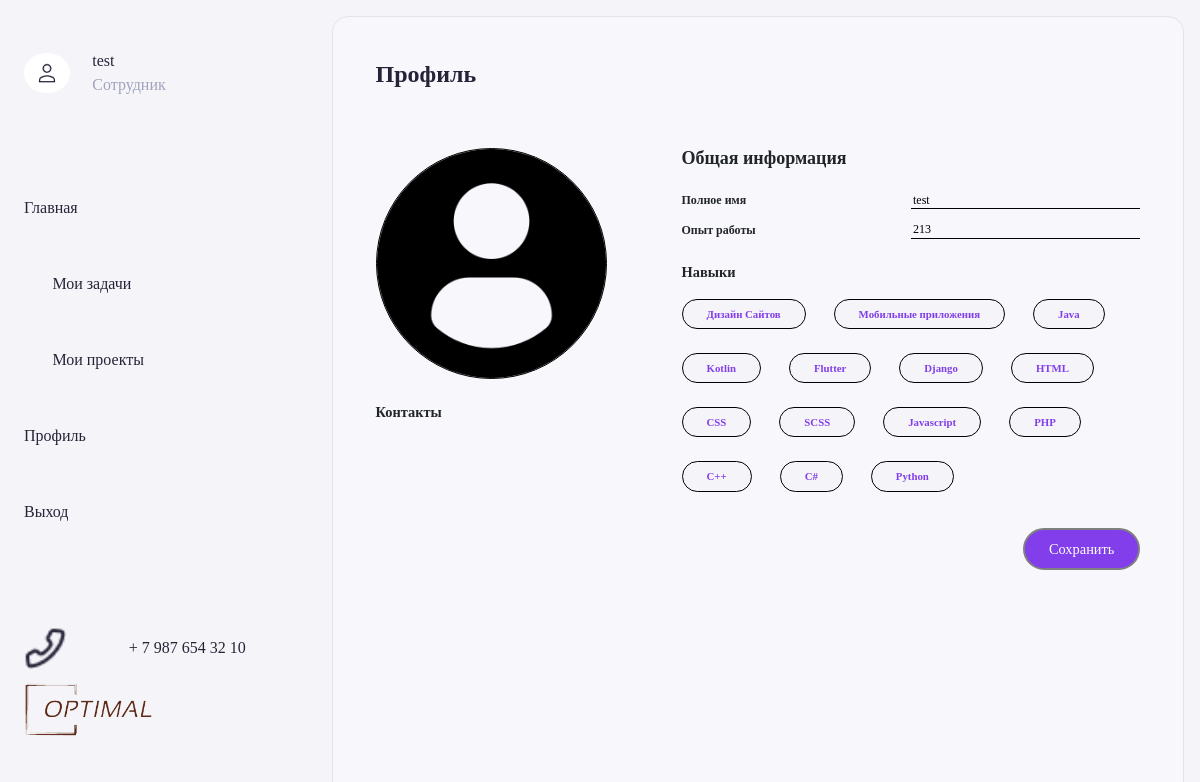
The page /settings (signed in) on the database its author committed.
### main/models.py (models this page shows, shortened)
class User(AbstractUser):
    full_name = models.TextField(default='', blank=True)
    work_experience = models.TextField(default='', blank=True)
    telegram = models.TextField(default='', blank=True)
    vk = models.TextField(default='', blank=True)
    phone = models.TextField(default='', blank=True)
    email = models.TextField(default='', blank=True)
    role = models.ForeignKey(Role, on_delete=models.CASCADE, blank=True, null=True, default=Role.objects.filter(name="user").first().pk)
    password = models.TextField(blank=True, null=True)
    image = models.FileField(storage=ClientDocsStorage(), blank=True, null=True)
    technologies = models.ManyToManyField(Technology, blank=True)

class Technology(models.Model):
    name = models.TextField(default='')

### main/views.py (the view, shortened to what this page needs)
# urls.py: path('settings', views.SettingsView.as_view(), name='settings'),
class SettingsView(View):
    template_name = "settings.html"
    def get(self, request, *args, **kwargs):
        current_user = get_current_user(request)
        if not current_user:
            return redirect(reverse("main:login"))
        return render(request, self.template_name, {
            "current_user": current_user,
        })

### main/modules/functions.py (called while the page is built)
def get_or_none(classmodel, **kwargs):
    try:
        return classmodel.objects.get(**kwargs)
    except Exception:
        return None

def get_current_user(request):
    try:
        return get_or_none(User, id=request.session["user"])
    except:
        return None

### main/templates/settings.html (shortened to what this page needs)
{% extends "base.html" %}
{% load static %}
{%block styles %}
    <link rel="stylesheet" href="{%static 'css/main/settings.css'%}">
{% endblock %}
{% block main %}
<div class="content-wrap">
    <div class="content-block">
        <div class="title-block">
            <div class="title">Профиль</div>
        </div>
        <form class="profile-block" id="img_main_image" method="post" action="{%url 'main:update_avatar'%}">{%csrf_token%}
            <div class="left-side">
                <div class="photo" id="main_image" title="Изменить фотографию" style="background-image: url({%if current_user.image%}{{current_user.image.url}}{%else%}/static/img/profile-user.png{%endif%});">
                </div>
                <div class="title">Контакты</div>
            </div>
            <div class="right-side">
                <div class="main-title">Общая информация</div>
                <div class="info-block">
                    <div class="text">Полное имя</div>
                    <input type="text" class="value" name="name" value="{{current_user.full_name}}">
                </div>
                <div class="info-block">
                    <div class="text">Опыт работы</div>
                    <input type="text" class="value" name="experience" value="{{current_user.work_experience}}">
                </div>
                <div class="title" style="margin-top: 2vw;">Навыки</div>
                <div class="skills">
                    {%for skill in current_user.technologies.all%}
                        <div class="item">{{skill.name}}</div>
                    {%endfor%}
                </div>
                <div class="button-align">
                    <button class="save" type="submit">Сохранить</button>
                </div>
            </div>
        </form>
    </div>
</div>
{% endblock %}

### main/templates/base.html (shortened to what this page needs)
{% load static %}
{% block links %}
    <head>
        <link rel="stylesheet" type="text/css" href="{%static 'css/main/alertify/alertify.min.css'%}">
        <link rel="stylesheet" type="text/css" href="{%static 'fonts/montserrat_family.css'%}">
        <link rel="stylesheet" type="text/css" href="{%static 'css/main/alertify/themes/default.min.css'%}">
        <link rel="stylesheet" href="{%static 'fonts/montserrat_family.css'%}">
        <link rel="stylesheet" href="{%static 'css/main/main.css'%}">
        <link rel="stylesheet" href="{%static 'css/main/bootstrap.min.css'%}">
        {% block styles %}
        {% endblock %}
    </head>
{% endblock %}
<body>
{% block body%}
        <div class="main-wrap hide-on-mobile">
            <div class="main-sidebar">
                <div class="header">
                    <div class="left-side">
                        <div class="avatar-wrap">
                            <img class="avatar" src="{%static 'img/user.png'%}">
                        </div>
                        <div class="content">
                            <div class="up-text">{{current_user.full_name}}</div>
                            <div class="down-text">
                                {%if current_user.role.name == 'user'%}
                                    Сотрудник
                                {%elif current_user.role.name == 'admin'%}
                                    Админ
                                {%elif current_user.role.name == 'manager'%}
                                    Менеджер
                                {%endif%}
                            </div>
                        </div>
                    </div>
                </div>
                <div class="menu">
                    <div class="item">Главная</div>
                    {%if current_user.role.name == 'user'%}
                        <a href="{% url 'main:index'%}" class="sub-item {%block training%}{%endblock%}">Мои задачи</a>
                        <a href="{% url 'main:projects'%}" class="sub-item {%block projects%}{%endblock%}">Мои проекты</a>
                    {%elif current_user.role.name == 'manager'%}
                        <a href="{% url 'main:manager_tasks'%}" class="sub-item {%block tasks%}{%endblock%}">Задачи</a>
                        <a href="{% url 'main:workers'%}" class="sub-item {%block workers%}{%endblock%}">Сотрудники</a>
                        <a href="{% url 'main:projects'%}" class="sub-item {%block manager_projects%}{%endblock%}">Проекты</a>
                    {%endif%}
                    <a href="{% url 'main:settings'%}" class="item {%block settings%}{%endblock%}">Профиль</a>
                    <a class="item" id="exit_button">Выход</a>
                </div>
                <div class="bottom">
                    <div class="phone-block">
                        <div class="phone"></div>
                        <div class="text">+ 7 987 654 32 10</div>
                    </div>
                    <div class="logo"></div>
                </div>
            </div>
            {%block main%}
            {%endblock%}
        </div>
{% endblock %}
</body>

### main/static/css/main/settings.css (style rules this page uses)
.profile-block { display: flex; justify-content: space-between; flex-wrap: nowrap; align-items: flex-start; margin-top: 5vw; }
.profile-block .left-side { width: 30%; }
.profile-block .left-side .photo { width: 100%; padding-bottom: 100%; position: relative; background-size: contain; background-position: center; background-repeat: no-repeat; border-radius: 50%; border: 0.1vw solid black; margin-bottom: 2vw; cursor: pointer; }
.profile-block .title { font-size: 1.2vw; font-weight: bold; line-height: 1.5vw; margin-bottom: 1.5vw; }
.profile-block .right-side { width: 60%; }
.profile-block .right-side .main-title { font-size: 1.5vw; line-height: 1.7vw; font-weight: bold; margin-bottom: 2vw; }
.profile-block .right-side .info-block { display: flex; justify-content: space-between; align-items: center; margin-bottom: 1vw; }
.profile-block .right-side .info-block .text, .profile-block .right-side .info-block .value { font-size: 1vw; line-height: 1.2vw; width: 50%; }
.profile-block .right-side .info-block .value { outline: none; border: none; border-bottom: 0.1vw solid black; background-color: inherit; }
.profile-block .right-side .info-block .text { font-weight: bold; }

### rows shown on the page
User: full_name "test", name "test", experience "213"
Technology: name "Дизайн Сайтов"
Technology: name "Мобильные приложения"
Technology: name "Java"
Technology: name "Kotlin"
Technology: name "Flutter"
Technology: name "Django"
Technology: name "HTML"
Technology: name "CSS"
Technology: name "SCSS"
Technology: name "Javascript"
Technology: name "PHP"
Technology: name "C++"
Technology: name "C#"
Technology: name "Python"
